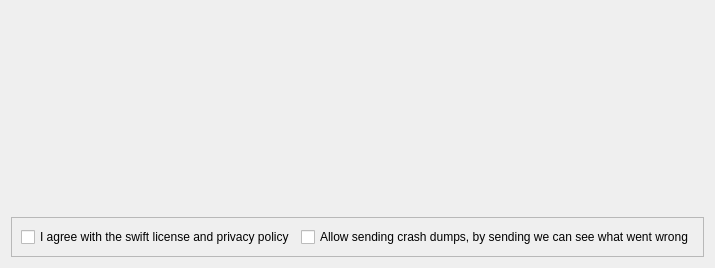
<?xml version="1.0" encoding="UTF-8"?>
<ui version="4.0">
 <class>CLegalInfoComponent</class>
 <widget class="QFrame" name="CLegalInfoComponent">
  <property name="geometry">
   <rect>
    <x>0</x>
    <y>0</y>
    <width>542</width>
    <height>252</height>
   </rect>
  </property>
  <property name="windowTitle">
   <string>swift legal information</string>
  </property>
  <layout class="QVBoxLayout" name="verticalLayout">
   <item>
    <widget class="BlackGui::Components::CAboutHtmlComponent" name="comp_AboutHTML">
     <property name="minimumSize">
      <size>
       <width>0</width>
       <height>200</height>
      </size>
     </property>
    </widget>
   </item>
   <item>
    <widget class="QFrame" name="fr_Agree">
     <property name="frameShape">
      <enum>QFrame::StyledPanel</enum>
     </property>
     <property name="frameShadow">
      <enum>QFrame::Raised</enum>
     </property>
     <layout class="QHBoxLayout" name="horizontalLayout">
      <item>
       <widget class="QCheckBox" name="cb_Agree">
        <property name="text">
         <string>I agree with the swift license and privacy policy</string>
        </property>
       </widget>
      </item>
      <item>
       <widget class="QCheckBox" name="cb_CrashDumps">
        <property name="text">
         <string>Allow sending crash dumps, by sending we can see what went wrong</string>
        </property>
       </widget>
      </item>
     </layout>
    </widget>
   </item>
  </layout>
 </widget>
 <customwidgets>
  <customwidget>
   <class>BlackGui::Components::CAboutHtmlComponent</class>
   <extends>QFrame</extends>
   <header>blackgui/components/abouthtmlcomponent.h</header>
   <container>1</container>
  </customwidget>
 </customwidgets>
 <resources/>
 <connections/>
</ui>
